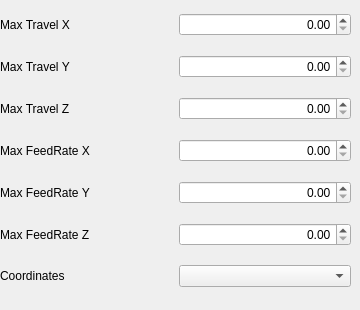
      <widget class="QWidget" name="MGT_1">
       <attribute name="title">
        <string>Data</string>
       </attribute>
       <widget class="QWidget" name="gridLayoutWidget_2">
        <property name="geometry">
         <rect>
          <x>0</x>
          <y>0</y>
          <width>351</width>
          <height>301</height>
         </rect>
        </property>
        <layout class="QGridLayout" name="gridLayout_2" rowstretch="0,0,0,0,0,0,0,0">
         <item row="3" column="0">
          <widget class="QLabel" name="MGLFX">
           <property name="text">
            <string>Max FeedRate X</string>
           </property>
          </widget>
         </item>
         <item row="5" column="0">
          <widget class="QLabel" name="MGLFY">
           <property name="text">
            <string>Max FeedRate Y</string>
           </property>
          </widget>
         </item>
         <item row="0" column="0">
          <widget class="QLabel" name="MGLTX">
           <property name="text">
            <string>Max Travel X</string>
           </property>
          </widget>
         </item>
         <item row="1" column="0">
          <widget class="QLabel" name="MGLTY">
           <property name="text">
            <string>Max Travel Y</string>
           </property>
          </widget>
         </item>
         <item row="2" column="0">
          <widget class="QLabel" name="MGLTZ">
           <property name="text">
            <string>Max Travel Z</string>
           </property>
          </widget>
         </item>
         <item row="6" column="0">
          <widget class="QLabel" name="MGLFZ">
           <property name="text">
            <string>Max FeedRate Z</string>
           </property>
          </widget>
         </item>
         <item row="7" column="1">
          <widget class="QComboBox" name="MGCoCB"/>
         </item>
         <item row="7" column="0">
          <widget class="QLabel" name="MGLCo">
           <property name="text">
            <string>Coordinates</string>
           </property>
          </widget>
         </item>
         <item row="0" column="1">
          <widget class="QDoubleSpinBox" name="MGSPTX">
           <property name="alignment">
            <set>Qt::AlignRight|Qt::AlignTrailing|Qt::AlignVCenter</set>
           </property>
          </widget>
         </item>
         <item row="1" column="1">
          <widget class="QDoubleSpinBox" name="MGSPTY">
           <property name="alignment">
            <set>Qt::AlignRight|Qt::AlignTrailing|Qt::AlignVCenter</set>
           </property>
          </widget>
         </item>
         <item row="2" column="1">
          <widget class="QDoubleSpinBox" name="MGSPTZ">
           <property name="alignment">
            <set>Qt::AlignRight|Qt::AlignTrailing|Qt::AlignVCenter</set>
           </property>
          </widget>
         </item>
         <item row="3" column="1">
          <widget class="QDoubleSpinBox" name="MGSPFX">
           <property name="alignment">
            <set>Qt::AlignRight|Qt::AlignTrailing|Qt::AlignVCenter</set>
           </property>
          </widget>
         </item>
         <item row="5" column="1">
          <widget class="QDoubleSpinBox" name="MGSPFY">
           <property name="alignment">
            <set>Qt::AlignRight|Qt::AlignTrailing|Qt::AlignVCenter</set>
           </property>
          </widget>
         </item>
         <item row="6" column="1">
          <widget class="QDoubleSpinBox" name="MGSPFZ">
           <property name="alignment">
            <set>Qt::AlignRight|Qt::AlignTrailing|Qt::AlignVCenter</set>
           </property>
          </widget>
         </item>
        </layout>
       </widget>
      </widget>
